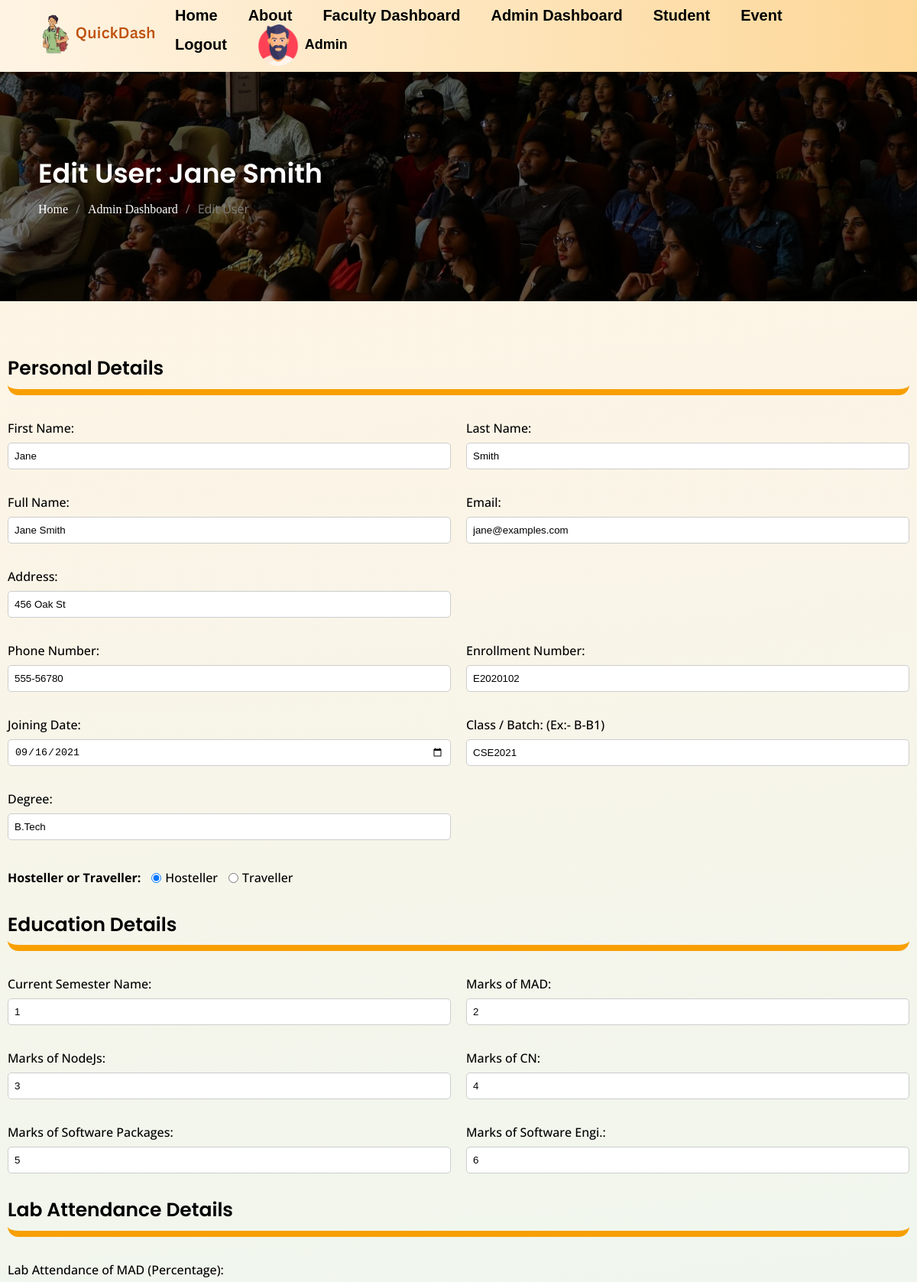
Before: /edit_user.php?id=2 (signed in, upper part) with the older database file.
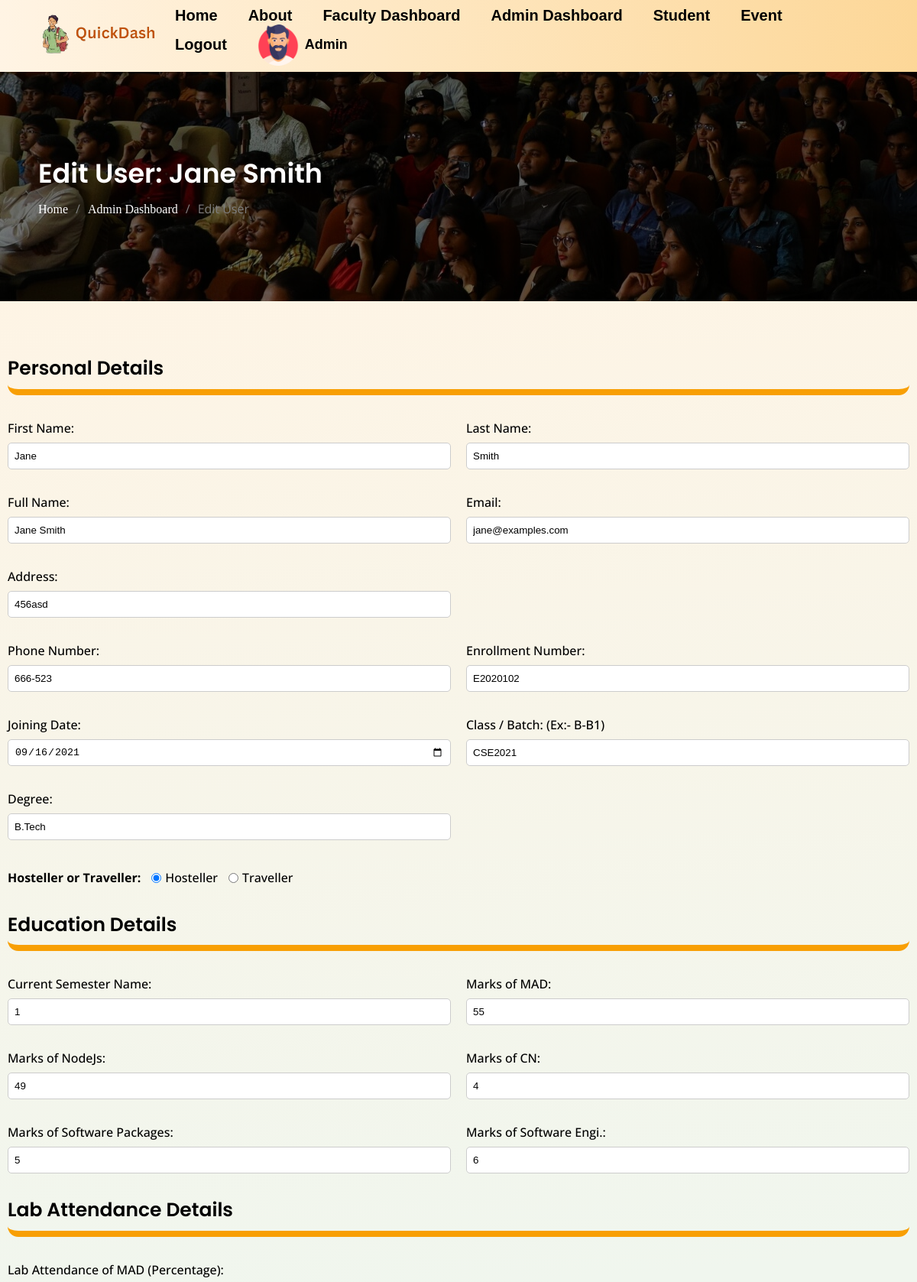
After: the same page with the newer database file.
### tables this page shows
CREATE TABLE `users` (
  `id` int(11) NOT NULL,
  `first_name` varchar(255) DEFAULT NULL,
  `last_name` varchar(255) DEFAULT NULL,
  `name` varchar(255) NOT NULL,
  `email` varchar(255) NOT NULL,
  `password` varchar(255) NOT NULL,
  `address` varchar(255) NOT NULL,
  `phone_number` varchar(15) DEFAULT NULL,
  `enrollment_number` varchar(20) NOT NULL,
  `accommodation` enum('hosteller','traveller') NOT NULL,
  `current_semester` varchar(50) NOT NULL,
  `marks_mad` int(11) NOT NULL,
  `marks_nodejs` int(11) NOT NULL,
  `marks_cn` int(11) NOT NULL,
  `marks_software_packages` int(11) NOT NULL,
  `marks_software_engi` int(11) NOT NULL,
  `join_date` date DEFAULT NULL,
  `class_batch` varchar(20) DEFAULT NULL,
  `current_degree` varchar(50) DEFAULT NULL,
  `lab_attendance_mad` int(11) DEFAULT NULL,
  `lab_attendance_nodejs` int(11) DEFAULT NULL,
  `lab_attendance_cn` int(11) DEFAULT NULL,
  `lab_attendance_software_packages` int(11) DEFAULT NULL,
  `lab_attendance_software_engi` int(11) DEFAULT NULL,
  `lec_attendance_mad` int(11) DEFAULT NULL,
  `lec_attendance_nodejs` int(11) DEFAULT NULL,
  `lec_attendance_cn` int(11) DEFAULT NULL,
  `lec_attendance_software_packages` int(11) DEFAULT NULL,
  `lec_attendance_software_engi` int(11) DEFAULT NULL,
  `is_admin` tinyint(1) DEFAULT 0
);

### edit_user.php (the view, shortened to what the changed rows need)
<?php
include 'db_config.php';
$userID = isset($_GET['id']) ? $_GET['id'] : null;
if ($_SERVER['REQUEST_METHOD'] === 'POST') {
    $name = filter_input(INPUT_POST, 'name', FILTER_SANITIZE_STRING);
    $first_name = filter_input(INPUT_POST, 'first_name', FILTER_SANITIZE_STRING);
    $last_name = filter_input(INPUT_POST, 'last_name', FILTER_SANITIZE_STRING);
    $email = filter_input(INPUT_POST, 'email', FILTER_SANITIZE_EMAIL);
    $address = filter_input(INPUT_POST, 'address', FILTER_SANITIZE_STRING);
    $phone_number = filter_input(INPUT_POST, 'phone_number', FILTER_SANITIZE_STRING);
    $enrollment_number = filter_input(INPUT_POST, 'enrollment_number', FILTER_SANITIZE_STRING);
    $join_date = isset($_POST['join_date']) ? $_POST['join_date'] : null;
    $class_batch = filter_input(INPUT_POST, 'class_batch', FILTER_SANITIZE_STRING);
    $current_degree = filter_input(INPUT_POST, 'current_degree', FILTER_SANITIZE_STRING);
    $accommodation = filter_input(INPUT_POST, 'accommodation', FILTER_SANITIZE_STRING);
    $current_semester = filter_input(INPUT_POST, 'current_semester', FILTER_SANITIZE_STRING);
    $marks_mad = filter_input(INPUT_POST, 'marks_mad', FILTER_VALIDATE_INT);
    $marks_nodejs = filter_input(INPUT_POST, 'marks_nodejs', FILTER_VALIDATE_INT);
    $marks_cn = filter_input(INPUT_POST, 'marks_cn', FILTER_VALIDATE_INT);
    $marks_software_packages = filter_input(INPUT_POST, 'marks_software_packages', FILTER_VALIDATE_INT);
    $marks_software_engi = filter_input(INPUT_POST, 'marks_software_engi', FILTER_VALIDATE_INT);
    $lab_attendance_mad = filter_input(INPUT_POST, 'lab_attendance_mad', FILTER_VALIDATE_INT);
    $labAttendanceNodeJs = filter_input(INPUT_POST, 'lab_attendance_nodejs', FILTER_VALIDATE_INT);
    $labAttendanceCN = filter_input(INPUT_POST, 'lab_attendance_cn', FILTER_VALIDATE_INT);
    $labAttendanceSoftwarePackages = filter_input(INPUT_POST, 'lab_attendance_software_packages', FILTER_VALIDATE_INT);
    $labAttendanceSoftwareEngi = filter_input(INPUT_POST, 'lab_attendance_software_engi', FILTER_VALIDATE_INT);
    $lecAttendanceMAD = filter_input(INPUT_POST, 'lec_attendance_mad', FILTER_VALIDATE_INT);
    $lecAttendanceNodeJs = filter_input(INPUT_POST, 'lec_attendance_nodejs', FILTER_VALIDATE_INT);
    $lecAttendanceCN = filter_input(INPUT_POST, 'lec_attendance_cn', FILTER_VALIDATE_INT);
    $lecAttendanceSoftwarePackages = filter_input(INPUT_POST, 'lec_attendance_software_packages', FILTER_VALIDATE_INT);
    $lecAttendanceSoftwareEngi = filter_input(INPUT_POST, 'lec_attendance_software_engi', FILTER_VALIDATE_INT);
    try {
        $stmt = $conn->prepare("UPDATE users SET first_name=?, last_name=?, name=?, email=?, address=?, phone_number=?, enrollment_number=?, join_date=?, class_batch=?, current_degree=?, accommodation=?, current_semester=?, marks_mad=?, marks_nodejs=?, marks_cn=?, marks_software_packages=?, marks_software_engi=?, lab_attendance_mad=?, lab_attendance_nodejs=?, lab_attendance_cn=?, lab_attendance_software_packages=?, lab_attendance_software_engi=?, lec_attendance_mad=?, lec_attendance_nodejs=?, lec_attendance_cn=?, lec_attendance_software_packages=?, lec_attendance_software_engi=? WHERE id=?");
        if (!$stmt) {
            die("Error in SQL query: " . $conn->error);
        }
        $stmt->bind_param("sssssssssssiiiiiiiiiiiiiiiii",  $first_name, $last_name,  $name, $email, $address, $phone_number, $enrollment_number, $join_date, $class_batch, $current_degree, $accommodation, $current_semester, $marks_mad, $marks_nodejs, $marks_cn, $marks_software_packages, $marks_software_engi, $lab_attendance_mad, $labAttendanceNodeJs, $labAttendanceCN, $labAttendanceSoftwarePackages, $labAttendanceSoftwareEngi, $lecAttendanceMAD, $lecAttendanceNodeJs, $lecAttendanceCN, $lecAttendanceSoftwarePackages, $lecAttendanceSoftwareEngi, $userID);
        $stmt->execute();
        if ($stmt->affected_rows > 0) {
            header('Location: admin_dashboard.php');
            exit;
        } else {
            echo "Update failed: " . $stmt->error;
        }
        $stmt->close();
    } catch (Exception $e) {
        echo "Error: " . $e->getMessage();
    }
} else {
    try {
        $stmt = $conn->prepare("SELECT * FROM users WHERE id = ?");
        $stmt->bind_param("i", $userID);
        $stmt->execute();
        $result = $stmt->get_result();
        if ($user = $result->fetch_assoc()) {
            include 'header.php';
            ?>
            <main class="site-main dashboard-page admin-dash">
                <div class="site-content-inner">
                    <div class="page-content-in">
                        <div class="page-headings" style="background-image:url('assets/images/banner.jpg');">
                            <div class="container">
                                <h2>Edit User: <?php echo $user['name']; ?></h2>
                                <div class="breadcrumb-list">
                                    <ul>
                                        <li><a href="<?php echo $home_url; ?>">Home</a></li>
                                        <li><span> / </span></li>
                                        <li><a href="<?php echo $home_url; ?>/admin_dashboard.php">Admin Dashboard</a></li>
                                        <li><span> / </span></li>
                                        <li>Edit User</li>
                                    </ul>
                                </div>
                            </div>
                        </div>
                        <div class="container edit-dash">
                            <form action="edit_user.php?id=<?php echo $userID; ?>" method="post">
                            <div class="rows head-rows">
                                <div class="cols-50">
                                   <h3>Personal Details</h3>
                                </div>
                            </div>
                            <div class="rows">
                                <div class="cols-50">
                                    <label for="first_name">First Name:</label>
                                    <input type="text" name="first_name" value="<?php echo $user['first_name']; ?>" id="first_name" required>
                                </div>
                                <div class="cols-50">
                                    <label for="last_name">Last Name:</label>
                                    <input type="text" name="last_name" value="<?php echo $user['last_name']; ?>" id="last_name"  required>
                                </div>
                            </div>
                            <div class="rows">
                                <div class="cols-50">
                                    <label for="name">Full Name:</label>
                                    <input type="text" name="name" value="<?php echo $user['name']; ?>" id="full_name" readonly required>
                                </div>
                                <div class="cols-50">
                                    <label for="email">Email:</label>
                                    <input type="email" name="email" value="<?php echo $user['email']; ?>" required>
                                </div>
                            </div>
                            <div class="rows">
                                <div class="cols-50">
                                    <label for="address">Address:</label>
                                     <input type="text" name="address" value="<?php echo $user['address']; ?>" required>
                                </div>
                                <div class="cols-50">
                                </div>
                            </div>
                            <div class="rows">
                                <div class="cols-50">
                                     <label for="phone_number">Phone Number:</label>
                                     <input type="text" name="phone_number" value="<?php echo $user['phone_number']; ?>" required>
                                </div>
                                <div class="cols-50">
                                     <label for="enrollment_number">Enrollment Number:</label>
                                    <input type="text" name="enrollment_number" value="<?php echo $user['enrollment_number']; ?>" required>
                                </div>
                            </div>
                            <div class="rows">
                                <div class="cols-50">
                                     <label for="join_date">Joining Date:</label>
                                     <input type="date" name="join_date"  value="<?php echo $user['join_date']; ?>">
                                </div>
                                <div class="cols-50">
                                     <label for="class_batch">Class / Batch: (Ex:- B-B1)</label>
                                    <input type="text" name="class_batch" value="<?php echo $user['class_batch']; ?>" required>
                                </div>
                            </div>
                            <div class="rows">
                                <div class="cols-50">
                                     <label for="current_degree">Degree:</label>
                                     <input type="text" name="current_degree" value="<?php echo $user['current_degree']; ?>" required>
                                </div>
                                <div class="cols-50">
                                </div>
                            </div>
                            <div class="rows radio-rows">
                                <label><strong>Hosteller or Traveller:</strong></label>
                                <label class="radio-label"><input type="radio" name="accommodation" value="hosteller" <?php if ($user['accommodation'] === 'hosteller') echo 'checked'; ?> required> Hosteller</label>
                                <label class="radio-label"><input type="radio" name="accommodation" value="traveller" <?php if ($user['accommodation'] === 'traveller') echo 'checked'; ?> required> Traveller</label>
                            </div>
                            <div class="rows head-rows">
                                <div class="cols-50">
                                   <h3>Education Details</h3>
                                </div>
                            </div>
                            <div class="rows">
                                <div class="cols-50">
                                    <label for="current_semester">Current Semester Name:</label>
                                    <input type="text" name="current_semester" value="<?php echo $user['current_semester']; ?>" required>
                                </div>
                                <div class="cols-50">
                                    <label for="marks_mad">Marks of MAD:</label>
                                    <input type="number" name="marks_mad" value="<?php echo $user['marks_mad']; ?>" required>
                                </div>
                            </div>
                            <div class="rows">
                                <div class="cols-50">
                                    <label for="marks_nodejs">Marks of NodeJs:</label>
                                    <input type="number" name="marks_nodejs" value="<?php echo $user['marks_nodejs']; ?>" required>
                                </div>
                                <div class="cols-50">
                                    <label for="marks_cn">Marks of CN:</label>
                                    <input type="number" name="marks_cn" value="<?php echo $user['marks_cn']; ?>" required>
                                </div>
                            </div>
                            <div class="rows">
                                <div class="cols-50">
                                    <label for="marks_software_packages">Marks of Software Packages:</label>
                                    <input type="number" name="marks_software_packages" value="<?php echo $user['marks_software_packages']; ?>" required>
                                </div>
                                <div class="cols-50">
                                    <label for="marks_software_engi">Marks of Software Engi.:</label>
                                    <input type="number" name="marks_software_engi" value="<?php echo $user['marks_software_engi']; ?>" required>
                                </div>
                            </div>
                            <div class="rows head-rows">
                                <div class="cols-50">
                                <h3>Lab Attendance Details</h3>
                                </div>
                            </div>
                            <div class="rows">
                                <div class="cols-50">
                                    <label for="lab_attendance_mad">Lab Attendance of MAD (Percentage):</label>
                                </div>
                            </div>
                            </form>
                        </div>
                    </div>
                </div>
            </main>
            <?php include 'footer.php'; ?>
            <?php
        } else {
            echo "User not found.";
        }
    } catch (Exception $e) {
        echo "Error: " . $e->getMessage();
    }
}
?>

Changed rows visible on the page:
changed users "Jane Smith": address "456 Oak St" → "456asd"; phone_number "555-56780" → "666-523"; marks_mad "2" → "55"; marks_nodejs "3" → "49"
